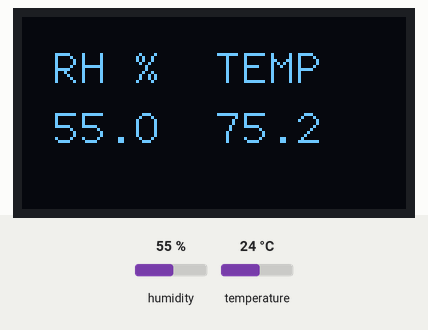
Bench run of a sketch on a simulated Arduino Uno, built with avr-gcc and run on an emulated ATmega328P. On the bench: 128×64 one-colour display. Wiring (inferred from the names in the program): DHT22 sensor: data pin 5. The inputs (shaded band) are chosen by the test bench; at power-on: humidity 55 %, temperature 24 °C. What the sketch prints to the serial monitor is not drawn.

Above: at 3.9 s.
4.0 s: humidity set to 22 %
At 7.4 s:
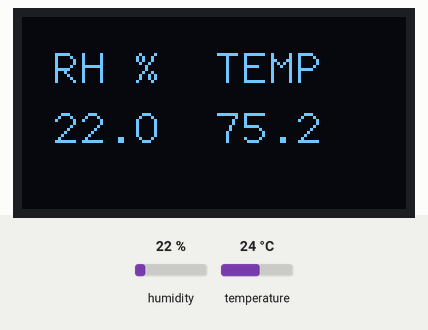
8.1 s: temperature set to 12 °C
At 10.7 s:
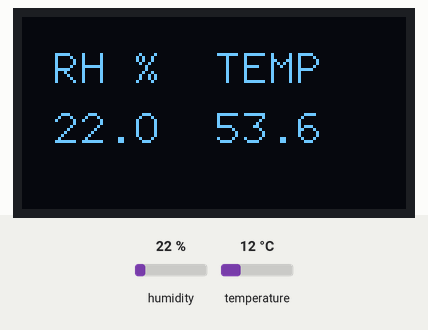
12.2 s: humidity set to 40 %
At 14.2 s:
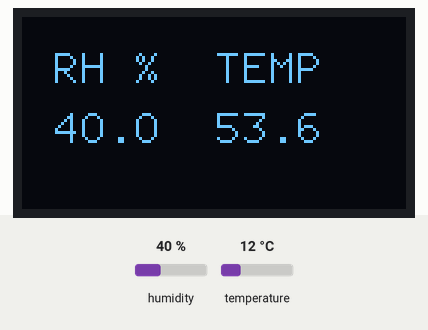
16.3 s: temperature set to 19 °C
At 20.0 s:
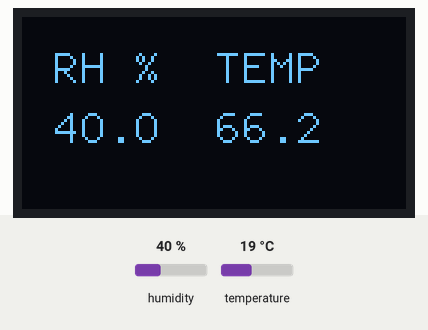
Timing chart, 0 to 21.5 s (numbered marks = the images above; inputs shaded):
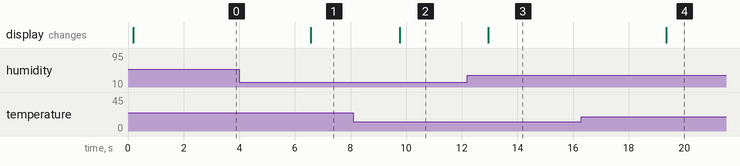

The sketch:

RH_Sensor.ino
```cpp
#include "U8glib.h"
#include <dht.h>

// for DHT
dht DHT;

#define DHT22_PIN 5

struct
{
    uint32_t total;
    uint32_t ok;
    uint32_t crc_error;
    uint32_t time_out;
    uint32_t connect;
    uint32_t ack_l;
    uint32_t ack_h;
    uint32_t unknown;
} stat = { 0,0,0,0,0,0,0,0};

// for OLED

U8GLIB_SSD1306_128X64 u8g(10, 9, 12, 11,13);      //SPI Connection: SCL = 10,SDA = 9,RST = 13,D/C = 11,CS not connect

void u8g_prepare(void) {
    u8g.setFont(u8g_font_9x18);
    u8g.setFontRefHeightExtendedText();
    u8g.setDefaultForegroundColor();
    u8g.setFontPosTop();
}


void setup() {
    // flip screen, if required
    //u8g.setRot180();

    pinMode(13, OUTPUT);
    digitalWrite(13, HIGH);

    Serial.begin(115200);
    Serial.println("dht22_test.ino");
    Serial.print("LIBRARY VERSION: ");
    Serial.println(DHT_LIB_VERSION);
    Serial.println();
    Serial.println("Type,\tstatus,\tHumidity (%),\tTemperature (C)\tTime (us)");
}

void loop() {
    // READ DATA
    Serial.print("DHT22, \t");

    uint32_t start = micros();
    int chk = DHT.read22(DHT22_PIN);
    uint32_t stop = micros();

    stat.total++;
    switch (chk)
    {
    case DHTLIB_OK:
        stat.ok++;
        Serial.print("OK,\t");
        break;
    case DHTLIB_ERROR_CHECKSUM:
        stat.crc_error++;
        Serial.print("Checksum error,\t");
        break;
    case DHTLIB_ERROR_TIMEOUT:
        stat.time_out++;
        Serial.print("Time out error,\t");
        break;
    case DHTLIB_ERROR_CONNECT:
        stat.connect++;
        Serial.print("Connect error,\t");
        break;
    case DHTLIB_ERROR_ACK_L:
        stat.ack_l++;
        Serial.print("Ack Low error,\t");
        break;
    case DHTLIB_ERROR_ACK_H:
        stat.ack_h++;
        Serial.print("Ack High error,\t");
        break;
    default:
        stat.unknown++;
        Serial.print("Unknown error,\t");
        break;
    }
    // DISPLAY DATA
    Serial.print(DHT.humidity, 1);
    Serial.print(",\t");
    Serial.print(DHT.temperature, 1);
    Serial.print(",\t");
    Serial.print(stop - start);
    Serial.println();

    // on OLED
    u8g.firstPage();
    do {
        u8g_prepare();
        char buff[100];
        String(DHT.humidity, 1).toCharArray(buff, 100);
        u8g.drawStr(10, 10, "RH %");
        u8g.drawStr(10, 30, buff);

        String(DHT.temperature * 1.8 + 32, 1).toCharArray(buff, 100);
        u8g.drawStr(64, 10, "TEMP");
        u8g.drawStr(64, 30, buff);
    } while (u8g.nextPage());

    if (stat.total % 20 == 0)
    {
        Serial.println("\nTOT\tOK\tCRC\tTO\tUNK");
        Serial.print(stat.total);
        Serial.print("\t");
        Serial.print(stat.ok);
        Serial.print("\t");
        Serial.print(stat.crc_error);
        Serial.print("\t");
        Serial.print(stat.time_out);
        Serial.print("\t");
        Serial.print(stat.connect);
        Serial.print("\t");
        Serial.print(stat.ack_l);
        Serial.print("\t");
        Serial.print(stat.ack_h);
        Serial.print("\t");
        Serial.print(stat.unknown);
        Serial.println("\n");
    }
    delay(3000);
}
```

Measured:
- after the input at 4.0 s, the display: changes after 2.6 s (image 1)
- after the input at 8.1 s, the display: changes after 1.7 s (image 2)
- after the input at 12.2 s, the display: changes after 0.76 s (image 3)
- after the input at 16.3 s, the display: changes after 3.1 s (image 4)
